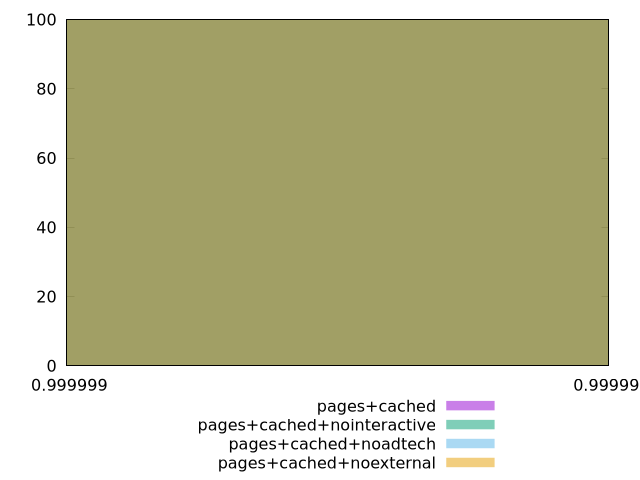

Write the gnuplot code that produced this figure.
$_pagesCached <<EOF
12.80000000000001 100
EOF
$_pagesCachedNointeractive <<EOF
12.80000000000001 100
EOF
$_pagesCachedNoadtech <<EOF
12.80000000000001 100
EOF
$_pagesCachedNoexternal <<EOF
12.80000000000001 100
EOF
set key outside below
set terminal pngcairo
set output "report_00006_2020-11-02T20-21-41.718Z/estimated-input-latency/estimated-input-latency_pages+cached_pages+cached+nointeractive_pages+cached+noadtech_pages+cached+noexternal+hist.png"
set boxwidth 1.7983939046234355e-14
set style fill transparent solid 0.5 noborder
set yrange [0:100]
plot $_pagesCached title "pages+cached" with boxes ,$_pagesCachedNointeractive title "pages+cached+nointeractive" with boxes ,$_pagesCachedNoadtech title "pages+cached+noadtech" with boxes ,$_pagesCachedNoexternal title "pages+cached+noexternal" with boxes ,
